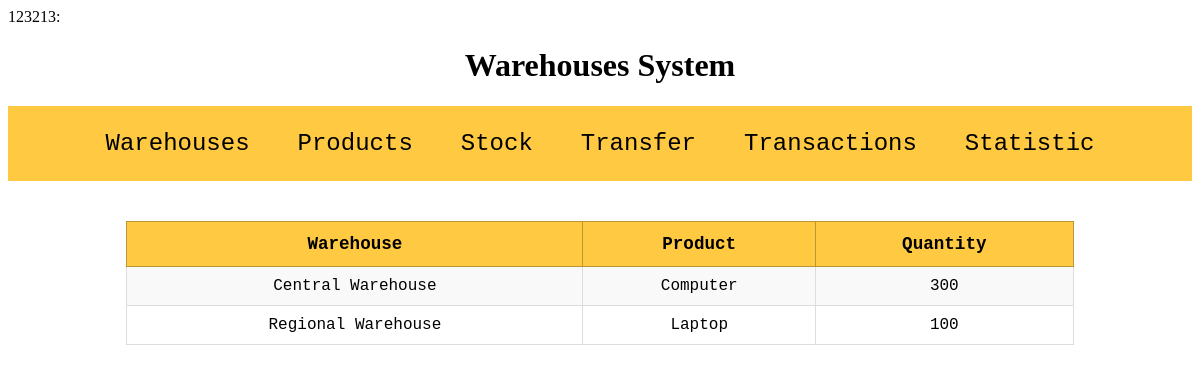
The page /menu.php?page=showStock on the database its author committed.
### tables this page shows
CREATE TABLE warehouse_stock (
    warehouse_id INT,
    product_id INT,
    quantity INT NOT NULL,
    last_update DATETIME DEFAULT CURRENT_TIMESTAMP ON UPDATE CURRENT_TIMESTAMP,
    PRIMARY KEY (warehouse_id, product_id),
    FOREIGN KEY (warehouse_id) REFERENCES warehouses(id),
    FOREIGN KEY (product_id) REFERENCES products(id)
);

CREATE TABLE warehouses (
    id INT AUTO_INCREMENT PRIMARY KEY,
    name VARCHAR(50) NOT NULL,
    location VARCHAR(100),
    capacity INT,
    reserved INT DEFAULT 0
);

CREATE TABLE products (
    id INT AUTO_INCREMENT PRIMARY KEY,
    name VARCHAR(50) NOT NULL,
    description VARCHAR(100),
    cost DECIMAL(10,2),
    space INT
);

### Logic/showStock.php (the view)
<?php
try {
    $pdo = new PDO("mysql:host=localhost;dbname=warehouses; charset=utf8", "root", "");
    $pdo->setAttribute(PDO::ATTR_ERRMODE, PDO::ERRMODE_EXCEPTION);
    $stmt = "SELECT
                w.name AS warehouse_name,
                p.name AS product_name,
                ws.quantity
            FROM warehouse_stock ws
            JOIN warehouses w ON ws.warehouse_id = w.id
            JOIN products p ON ws.product_id = p.id";
    $result = $pdo->query($stmt);
    echo '<table border=1;>
            <tr>
                <th>Warehouse</th>
                <th>Product</th>
                <th>Quantity</th>
            </tr>';
    while($row=$result->fetch()){
        echo '<tr><td>' . $row['warehouse_name'] . '</td><td>' . $row['product_name'] . '</td><td> ' . $row['quantity'] . '</td></tr>';
    }
    echo '</table>';
} catch(PDOException $e) {
    echo "<div class='error'>Unable to connect to database</div>";
}
?>

### style.css (style rules this page uses)
table { border-collapse: collapse; margin: 40px auto; width: 80%; font-family: "Lucida Console", "Courier New", monospace; background-color: white; }
table th { background-color: #FFC942; padding: 12px; border: 1px solid #BA9634; font-size: 1.1em; }
table td { padding: 10px; border: 1px solid #ddd; text-align: center; }
table tr:nth-child(even) { background-color: #f9f9f9; }

### rows shown on the page
warehouse_stock: warehouse.name "Central Warehouse", product.name "Computer", quantity "300"
warehouse_stock: warehouse.name "Regional Warehouse", product.name "Laptop", quantity "100"
